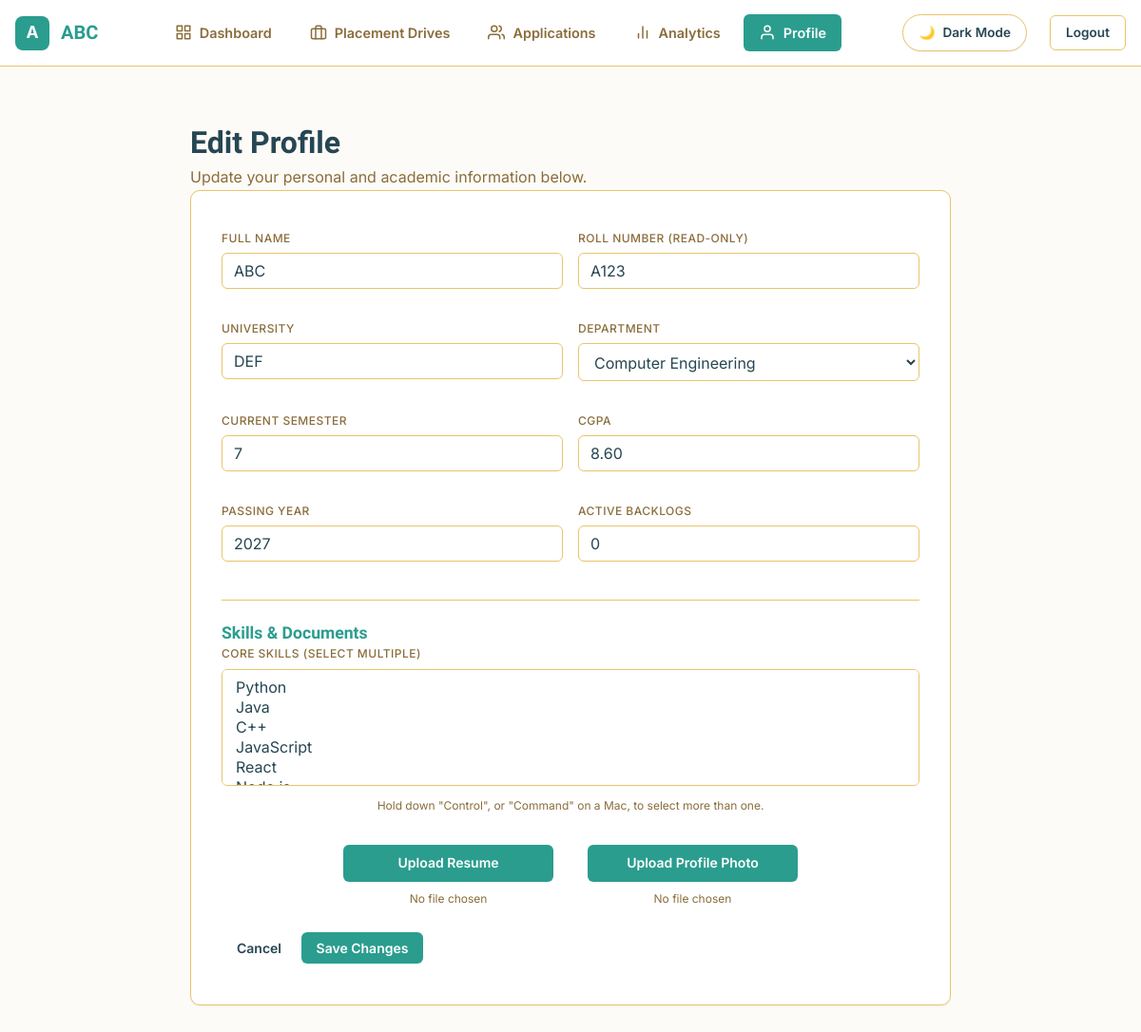
Screenshot of /student/profile/edit/ (signed in) with the database file from the repository.
### apps/accounts/models.py (models this page shows, shortened)
class User(AbstractUser):
    username = None
    email = models.EmailField(unique=True)
    STUDENT = "student"
    COMPANY = "company"
    OFFICER = "officer"
    ROLE_CHOICES = [
        (STUDENT, "Student"),
        (COMPANY, "Company"),
        (OFFICER, "Placement Officer"),
    ]
    role = models.CharField(
        max_length=25,
        choices=ROLE_CHOICES,
        default=STUDENT
    )
    email_verified = models.BooleanField(default=False)
    USERNAME_FIELD = 'email'
    REQUIRED_FIELDS = []
    objects = CustomUserManager()

### apps/student_portal/models.py (models this page shows, shortened)
class StudentProfile(models.Model):
    user = models.OneToOneField(settings.AUTH_USER_MODEL, on_delete=models.CASCADE)
    full_name = models.CharField(max_length=255)
    roll_number = models.CharField(max_length=50)
    university = models.CharField(max_length=255)
    department = models.ForeignKey(Department, on_delete=models.PROTECT)
    semester = models.PositiveSmallIntegerField()
    cgpa = models.DecimalField(
        max_digits=4,
        decimal_places=2,
        validators=[MinValueValidator(0.00), MaxValueValidator(10.00)]
    )
    passing_year = models.PositiveIntegerField()
    active_backlogs = models.PositiveSmallIntegerField(default=0)
    skills = models.ManyToManyField(Skill, blank=True)
    resume = models.FileField(upload_to="resumes/", blank=True, null=True)
    profile_photo = models.ImageField(upload_to="profile_photos/", blank=True, null=True)
    is_verified = models.BooleanField(default=False)
    created_at = models.DateTimeField(auto_now_add=True)
    updated_at = models.DateTimeField(auto_now=True)
    class Meta:
        constraints = [
            models.UniqueConstraint(fields=['department', 'roll_number'], name='unique_department_roll_number')
        ]

### apps/student_portal/views.py (the view)
# urls.py: path('profile/edit/', views.edit_profile_view, name='edit_profile'),
@login_required
def edit_profile_view(request):
    profile = request.user.studentprofile
    if request.method == 'POST':
        form = StudentProfileForm(request.POST, request.FILES, instance=profile)
        if form.is_valid():
            form.save()
            messages.success(request, "Profile updated successfully.")
            return redirect('student_portal:profile')
        else:
            for field, errors in form.errors.items():
                for error in errors:
                    messages.error(request, f"{field}: {error}")
    else:
        form = StudentProfileForm(instance=profile)
    return render(request, 'student_portal/edit_profile.html', {'form': form})

### apps/common/models.py (called while the page is built)
    def __str__(self):
        return self.name

    def __str__(self):
        return self.name

### templates/student_portal/edit_profile.html (shortened to what this page needs)
{% extends 'student_portal/base.html' %}
{% load static %}
{% block student_content %}
<div class="sp-page-header form-max-container">
    <div>
        <h1>Edit Profile</h1>
        <p>Update your personal and academic information below.</p>
    </div>
</div>
<div class="card form-max-container">
    <form method="POST" enctype="multipart/form-data">
        <div class="form-grid-2col">
            <div class="input-group">
                <label class="input-label" for="{{ form.full_name.id_for_label }}">Full Name</label>
                {{ form.full_name }}
            </div>
            <div class="input-group">
                <label class="input-label" for="{{ form.roll_number.id_for_label }}">Roll Number (Read-only)</label>
                {{ form.roll_number }}
            </div>
            <div class="input-group">
                <label class="input-label" for="{{ form.university.id_for_label }}">University</label>
                {{ form.university }}
            </div>
            <div class="input-group">
                <label class="input-label" for="{{ form.department.id_for_label }}">Department</label>
                {{ form.department }}
            </div>
            <div class="input-group">
                <label class="input-label" for="{{ form.semester.id_for_label }}">Current Semester</label>
                {{ form.semester }}
            </div>
            <div class="input-group">
                <label class="input-label" for="{{ form.cgpa.id_for_label }}">CGPA</label>
                {{ form.cgpa }}
            </div>
            <div class="input-group">
                <label class="input-label" for="{{ form.passing_year.id_for_label }}">Passing Year</label>
                {{ form.passing_year }}
            </div>
            <div class="input-group">
                <label class="input-label" for="{{ form.active_backlogs.id_for_label }}">Active Backlogs</label>
                {{ form.active_backlogs }}
            </div>
        </div>
        <hr class="form-divider">
        <h3 class="company-name-tag">Skills & Documents</h3>
        <div class="input-group mb-2rem">
            <label class="input-label" for="{{ form.skills.id_for_label }}">Core Skills (Select multiple)</label>
            {{ form.skills }}
            <p class="file-name-text">Hold down "Control", or "Command" on a Mac, to select more than one.</p>
        </div>
        <div class="upload-btn-container">
            <div class="input-group upload-btn-item">
                <label for="{{ form.resume.id_for_label }}" class="btn btn-primary btn-block">
                    Upload Resume
                </label>
                <span id="resume-file-name" class="file-name-text">No file chosen</span>
            </div>
            <div class="input-group upload-btn-item">
                <label for="{{ form.profile_photo.id_for_label }}" class="btn btn-primary btn-block">
                    Upload Profile Photo
                </label>
                <span id="photo-file-name" class="file-name-text">No file chosen</span>
            </div>
        </div>
        <div class="form-actions-row">
            <a href="{% url 'student_portal:profile' %}" class="btn sp-btn-outline">Cancel</a>
            <button type="submit" class="btn btn-primary">Save Changes</button>
        </div>
    </form>
</div>
{% endblock %}

### templates/student_portal/base.html (shortened to what this page needs)
{% extends 'shared/base.html' %}
{% load static %}
{% block extra_css %}
<link rel="stylesheet" href="{% static 'student_portal/css/sidebar.css' %}?v=2.1">
<link rel="stylesheet" href="{% static 'student_portal/css/student_portal.css' %}?v=2.1">
{% endblock %}
{% block content %}
<div class="app-layout">
    <header class="top-navbar">
        <div class="navbar-brand">
            <a href="{% url 'student_portal:profile' %}" class="brand-link">
                {% if user.studentprofile.profile_photo %}
                    <img src="{{ user.studentprofile.profile_photo.url }}" alt="Profile" class="brand-avatar-img">
                {% else %}
                    <div class="brand-avatar-initials">{{ user.studentprofile.full_name|default:user.email|make_list|first|upper }}</div>
                {% endif %}
                <h2 class="brand-title">{{ user.studentprofile.full_name|default:user.email }}</h2>
            </a>
        </div>
        <nav class="desktop-nav">
            <a href="{% url 'student_portal:dashboard' %}" class="nav-item {% if request.resolver_match.url_name == 'dashboard' %}active{% endif %}">
                Dashboard
            </a>
            <a href="{% url 'student_portal:drives_list' %}" class="nav-item {% if 'drives' in request.resolver_match.url_name %}active{% endif %}">
                <svg width="18" height="18" viewBox="0 0 24 24" fill="none" stroke="currentColor" stroke-width="2" stroke-linecap="round" stroke-linejoin="round"><rect x="2" y="7" width="20" height="14" rx="2" ry="2"></rect><path d="M16 21V5a2 2 0 0 0-2-2h-4a2 2 0 0 0-2 2v16"></path></svg>
                Placement Drives
            </a>
            <a href="{% url 'student_portal:applications_list' %}" class="nav-item {% if request.resolver_match.url_name == 'applications_list' %}active{% endif %}">
                Applications
            </a>
            <a href="{% url 'student_portal:analytics' %}" class="nav-item {% if request.resolver_match.url_name == 'analytics' %}active{% endif %}">
                <svg width="18" height="18" viewBox="0 0 24 24" fill="none" stroke="currentColor" stroke-width="2" stroke-linecap="round" stroke-linejoin="round"><line x1="18" y1="20" x2="18" y2="10"></line><line x1="12" y1="20" x2="12" y2="4"></line><line x1="6" y1="20" x2="6" y2="14"></line></svg>
                Analytics
            </a>
            <a href="{% url 'student_portal:profile' %}" class="nav-item {% if request.resolver_match.url_name == 'profile' or request.resolver_match.url_name == 'edit_profile' %}active{% endif %}">
                <svg width="18" height="18" viewBox="0 0 24 24" fill="none" stroke="currentColor" stroke-width="2" stroke-linecap="round" stroke-linejoin="round"><path d="M20 21v-2a4 4 0 0 0-4-4H8a4 4 0 0 0-4 4v2"></path><circle cx="12" cy="7" r="4"></circle></svg>
                Profile
            </a>
        </nav>
        <div class="navbar-actions">
            <div class="theme-switch-wrapper">
                <label class="theme-btn-label">
                    <span class="theme-btn-content">
                        <span class="theme-icon"></span>
                        <span class="theme-text"></span>
                    </span>
                </label>
            </div>
            <a href="{% url 'accounts:login' %}" class="btn-logout-bordered" title="Log Out">
                Logout
            </a>
        </div>
    </header>
    <main class="main-content">
        <div class="content-area">
            {% block student_content %}
            {% endblock %}
        </div>
    </main>
</div>
{% endblock %}

### static/css/theme.css (style rules this page uses)
:root, html[data-theme="light"], body[data-theme="light"] { --color-primary: #2A9D8F; --color-accent: #E9C46A; --color-terracotta: #E76F51; --color-primary-light: rgba(42, 157, 143, 0.08); --color-primary-lighter: rgba(42, 157, 143, 0.05); --color-background: #FDFBF7; --color-surface: #FFFFFF; --color-card-bg: #FFFFFF; --color-text-primary: #264653; --color-text-secondary: #8A6D3B; --color-border: #E9C46A; --status-applied: #2A9D8F; --status-shortlisted: #E9C46A; --status-interview: #E76F51; --status-selected: #2A9D8F; --status-rejected: #E76F51; --status-applied-bg: rgba(42, 157, 143, 0.12); --status-shortlisted-bg: rgba(233, 196, 106, 0.2); --status-interview-bg: rgba(231, 111, 81, 0.15); --status-selected-bg: rgba(42, 157, 143, 0.12); --status-rejected-bg: rgba(231, 111, 81, 0.15); --font-display: 'Sora', 'Segoe UI', system-ui, sans-serif; --font-body: 'Inter', 'Segoe UI', system-ui, sans-serif; --font-mono: 'JetBrains Mono', 'Consolas', monospace; --radius-sm: 6px; --radius-md: 10px; --radius-lg: 16px; --shadow-sm: 0 1px 2px rgba(17, 24, 39, 0.06); --shadow-md: 0 4px 12px rgba(17, 24, 39, 0.08); --space-unit: 4px; }
html { background-color: var(--color-background); color: var(--color-text-primary); transition: background-color 0.3s ease, color 0.3s ease; }
body { background-color: var(--color-background) !important; color: var(--color-text-primary) !important; font-family: var(--font-body); font-size: 1rem; line-height: 1.6; margin: 0; padding: 0; box-sizing: border-box; transition: background-color 0.3s ease, color 0.3s ease; }
*, *::before, *::after { box-sizing: inherit; }
h1, h2, h3, h4, h5, h6 { font-family: var(--font-display); color: var(--color-text-primary); margin-top: 0; line-height: 1.25; }
.card, .dashboard-card, .profile-card, .drive-card { background-color: var(--color-surface) !important; border: 1px solid var(--color-border) !important; border-radius: var(--radius-md); box-shadow: var(--shadow-sm); color: var(--color-text-primary) !important; padding: 2.5rem 2rem; transition: background-color 0.3s ease, border-color 0.3s ease, box-shadow 0.3s ease; }
.btn, a.btn, button.btn { display: inline-flex; align-items: center; justify-content: center; font-family: var(--font-body); font-weight: 600; border-radius: var(--radius-sm); padding: calc(var(--space-unit) * 2) calc(var(--space-unit) * 4); cursor: pointer; border: none; transition: all 0.2s ease; font-size: 0.875rem; text-decoration: none !important; }
.btn-primary, a.btn-primary, button.btn-primary { background-color: var(--color-primary); color: #FFFFFF !important; }
a { color: var(--color-primary); text-decoration: none; transition: color 0.2s ease; }
.input-group { margin-bottom: calc(var(--space-unit) * 4); }
.input-label { display: block; font-family: var(--font-body); font-size: 0.75rem; font-weight: 500; color: var(--color-text-secondary) !important; margin-bottom: calc(var(--space-unit) * 1.5); text-transform: uppercase; letter-spacing: 0.04em; }
.input-field, input[type="text"], input[type="email"], input[type="password"], input[type="number"], select, textarea { width: 100%; padding: calc(var(--space-unit) * 2) calc(var(--space-unit) * 3); border: 1px solid var(--color-border); border-radius: var(--radius-sm); font-family: var(--font-body); font-size: 1rem; color: var(--color-text-primary) !important; transition: border-color 0.2s, background-color 0.3s ease, color 0.3s ease; background-color: var(--color-surface) !important; }

### rows the page displays
User: studentprofile.full_name|make_list "A", studentprofile.full_name "ABC"
StudentProfile: full_name "ABC", roll_number "A123", university "DEF", department "Computer Engineering", semester "7", cgpa "8.60", passing_year "2027", active_backlogs "0"
